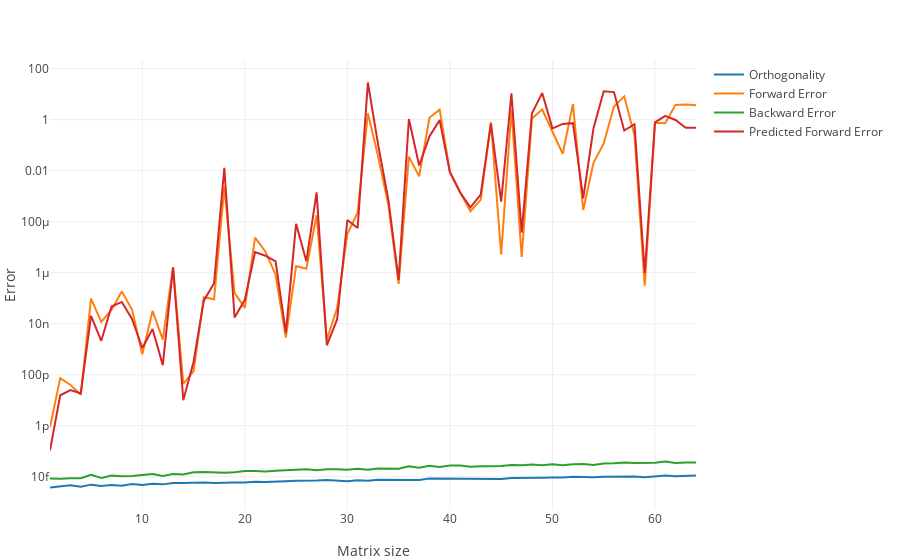

The notebook cell this image was saved under:
### Code cell
t1 = scatter(x=1:n, y=err[1,:], name="Orthogonality")
t2 = scatter(x=1:n, y=err[2,:], name="Forward Error")
t3 = scatter(x=1:n, y=err[3,:], name="Backward Error")
t4 = scatter(x=1:n, y=err[4,:], name="Predicted Forward Error")
l = Layout(yaxis_type="log", xaxis_title="Matrix size", yaxis_title="Error")
# l[:height] = 300
# l[:width] = 450
plot([t1, t2, t3, t4], l)
